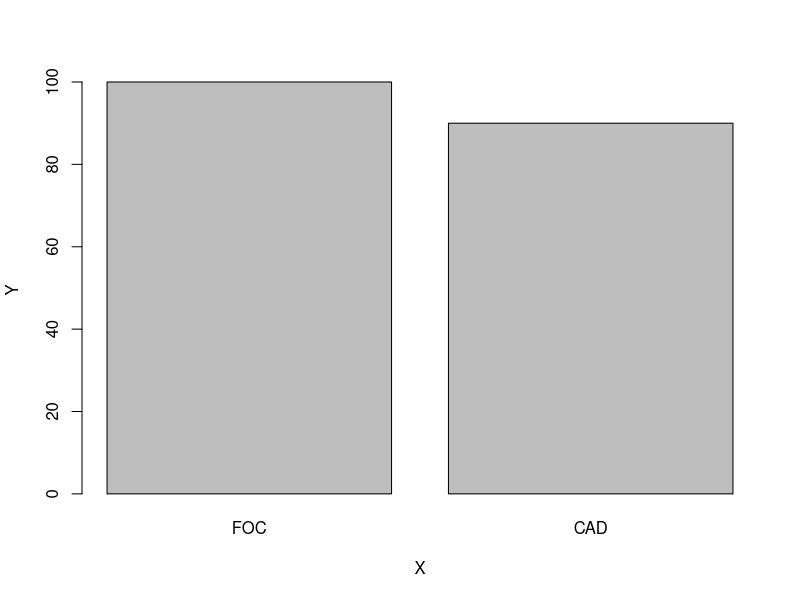
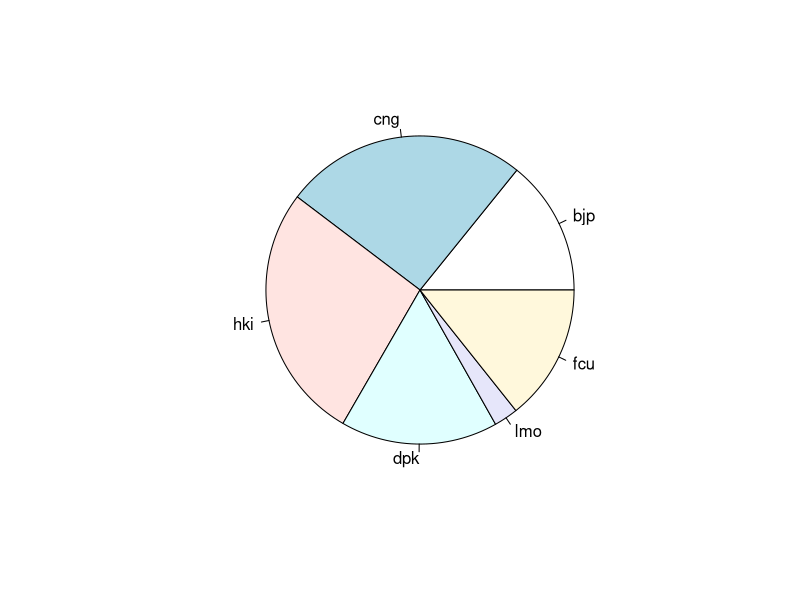
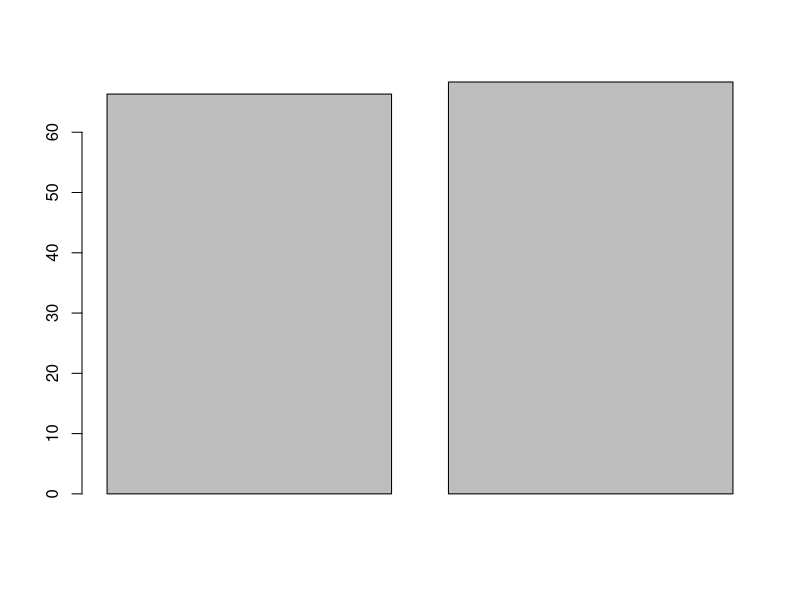

R code for these plots, in order:
## ---- chunk 1
stud = read.csv("q12.csv")
stud = unlist(stud[2,2:3])
stud
barplot(stud, names.arg = c("FOC","CAD"), xlab = "X", ylab = "Y")
## ---- chunk 2
elect = read.csv("elect.csv")
elect_name = elect$party
elect_votes = elect$votes
pie(elect_votes,elect_name)
## ---- chunk 3

stud = read.csv("q12.csv")
stud$avg = rowMeans(stud[2:3])
female = stud[stud$Gender == "F",]
male = stud[stud$Gender == "M",]
female_avg = mean(female$avg)
male_avg = mean(male$avg)
gender_avg = c(male_avg,female_avg)
barplot(gender_avg)
